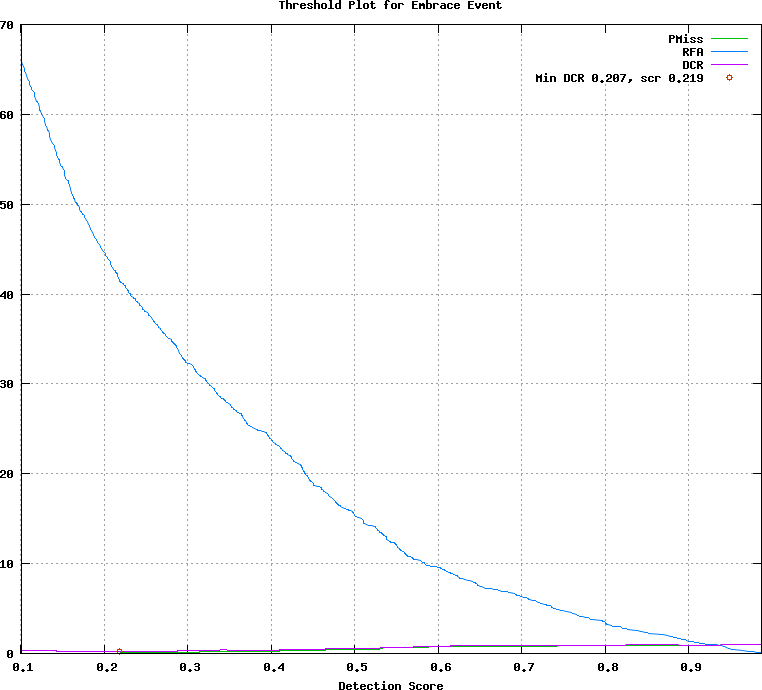

Here is the gnuplot script that generated this plot:
## GNUPLOT command file
set terminal postscript color
set style data lines
set title 'Threshold Plot for Embrace Event'
set xlabel 'Detection Score'
set grid
set size ratio 0.85
plot [0.101000:0.987000]  \
  'test.det.Embrace_Event.dat.1' using 1:4 title 'PMiss' with lines lt 2, \
  'test.det.Embrace_Event.dat.1' using 1:5 title 'RFA' with lines lt 3, \
  'test.det.Embrace_Event.dat.1' using 1:6 title 'DCR' with lines lt 4, \
  'test.det.Embrace_Event.dat.2' using 1:2 title 'Min DCR 0.207, scr 0.219' with points lt 6
